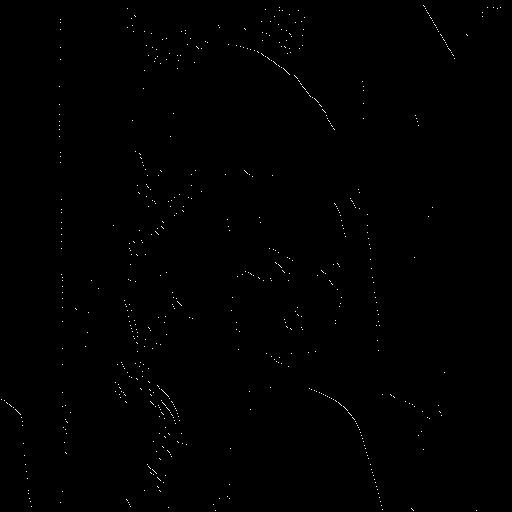
#> input picture hw4/hit and miss.jpg, 512 x 512 px
$ python image.py 'hit and miss.jpg'   (Python 2 division)
#> lines starting #> are read from the running program, lines starting #| are printed output that depends on the picture; after the words box and inside, x2 and y2 are one past the last pixel; in counts of white or black regions, pixels touching at a corner belong together
import sys, os
from PIL import Image, ImageDraw

DIR = os.path.dirname(os.path.realpath(__file__))

octogon = [
	[0,1,1,1,0],
	[1,1,1,1,1],
	[1,1,1,1,1],
	[1,1,1,1,1],
	[0,1,1,1,0]
]

Lpattern = [
	[1,1],
	[0,1]
]

class Kernel(object):
	def __init__(self, origin, pattern):
		points = [] #store all points relative to origin
		for y in xrange( len(pattern) ):
			for x in xrange( len(pattern[0]) ):
				# reverse matrix x and y
				if(pattern[y][x] == 1):
					points.append((x-origin[0],y-origin[1]))
		self.points = points

	def getPoints(self):
		return self.points

def binarizing(image):
	imageW = image.size[0]
	imageH = image.size[1]
	binaryThreshold = 128
	binaryImage = Image.new(image.mode, image.size, 0)
	binaryPixels = binaryImage.load()

	for x in xrange(imageW):
		for y in xrange(imageH):
			originalPixel = image.getpixel((x,y))
			if originalPixel < binaryThreshold:
				binaryPixels[x, y] = 0
			elif originalPixel >= binaryThreshold and originalPixel <= 255:
				binaryPixels[x, y] = 255

	return binaryImage


def reverse( image ):
	imageW = image.size[0]
	imageH = image.size[1]

	reverseImage = Image.new(image.mode, image.size, 0)
	reversePixels = reverseImage.load()

	for x in xrange(imageW):
		for y in xrange(imageH):
			originalPixel = image.getpixel((x,y))
			if( originalPixel == 255 ):
				reversePixels[x, y] = 0
			else:
				reversePixels[x, y] = 255

	return reverseImage

def intersect( image1, image2 ):
	imageW = image1.size[0]
	imageH = image1.size[1]

	intersectImage = Image.new(image1.mode, image1.size, 0)
	intersectPixels = intersectImage.load()

	for x in xrange(imageW):
		for y in xrange(imageH):
			image1Pixel = image1.getpixel((x,y))
			image2Pixel = image2.getpixel((x,y))
			if( image1Pixel == 255 and image2Pixel == 255 ):
				intersectPixels[x ,y] = 255
			else:
				intersectPixels[x ,y] = 0

	return intersectImage

def OR( image1, image2 ):
	imageW = image1.size[0]
	imageH = image1.size[1]

	orImage = Image.new(image1.mode, image1.size, 0)
	orPixels = orImage.load()

	for x in xrange(imageW):
		for y in xrange(imageH):
			image1Pixel = image1.getpixel((x,y))
			image2Pixel = image2.getpixel((x,y))
			if( image1Pixel == 255 or image2Pixel == 255 ):
				orPixels[x ,y] = 255
			else:
				orPixels[x ,y] = 0

	return orImage

def dilation( image, kernel ):
	imageW = image.size[0]
	imageH = image.size[1]
	dilationImage = Image.new(image.mode, image.size, 0)
	dilationPixels = dilationImage.load()

	for x in xrange(imageW):
		for y in xrange(imageH):
			originalPixel = image.getpixel((x,y))
			if( originalPixel == 255 ):
				for point in kernel.getPoints():
					# edge detect
					if( x+point[0]>=0 and x+point[0]<imageW and y+point[1]>=0 and y+point[1]<imageH ):
						dilationPixels[ x+point[0], y+point[1] ] = 255

	return dilationImage

def erosion( image, kernel ):
	imageW = image.size[0]
	imageH = image.size[1]
	erosionImage = Image.new(image.mode, image.size, 0)
	erosionPixels = erosionImage.load()

	for x in xrange(imageW):
		for y in xrange(imageH):
			originalPixel = image.getpixel((x,y))
			vaildate = True
			for point in kernel.getPoints():
				if( x+point[0]>=0 and x+point[0]<imageW and y+point[1]>=0 and y+point[1]<imageH ):
					if( image.getpixel((x+point[0],y+point[1]) ) != 255 ):
						vaildate = False
						break
				else:
					vaildate = False
					break
			if( vaildate ):
				erosionPixels[x, y] = 255

	return erosionImage

def opening( image, kernel ):
	return dilation( erosion(image, kernel), kernel )

def closing( image, kernel ):
	return erosion( dilation(image, kernel), kernel )

def hitAndMiss( image, jKernel, kKernel ):
	return intersect( erosion(image, jKernel), erosion( reverse(image), kKernel ) )

if( len( sys.argv ) == 2 ):
	im = Image.open( os.path.realpath(sys.argv[1]) )
#> im is the input picture: PIL image 512x512 L; min 0, max 255, mean 1.1
	binaryIM = binarizing(im)
#> in binarizing, `binaryImage = Image.new(image.mode, image.size, 0)`: binaryImage: PIL image 512x512 L; every value is 0
#> binaryIM: PIL image 512x512 L; 0.29% white in thin lines or dots
	octogonKernel = Kernel( (2,2), octogon )
	jKernel = Kernel( (1,0), Lpattern )
	kKernel = Kernel( (0,1), Lpattern )

	dilaImage = dilation(binaryIM, octogonKernel)
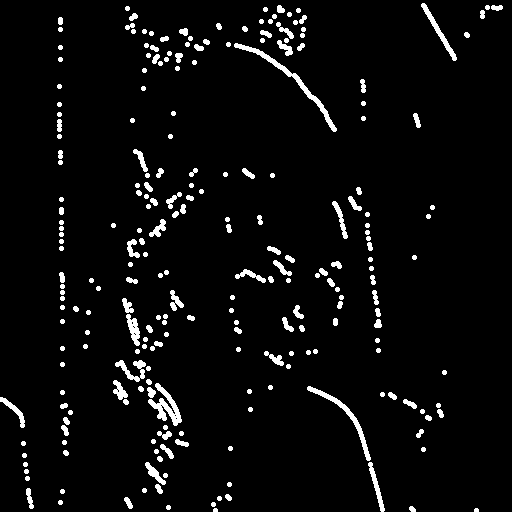
#> dilaImage: PIL image 512x512 L; 4.4% white; 242 white regions (2 under 20 px), largest, box (x1, y1, x2, y2) and area: (234, 43, 337, 132) 679, (148, 383, 182, 426) 542, (307, 386, 371, 461) 494
	dilaImage.save("%s/dilation.jpg" % DIR)

	erosImage = erosion(binaryIM, octogonKernel)
	erosImage.save("%s/erosion.jpg" % DIR)

	openImage = opening(binaryIM, octogonKernel)
	openImage.save("%s/opening.jpg" % DIR)

	closeImage = closing(binaryIM, octogonKernel)
#> in closing, `return erosion( dilation(image, kernel), kernel )`:
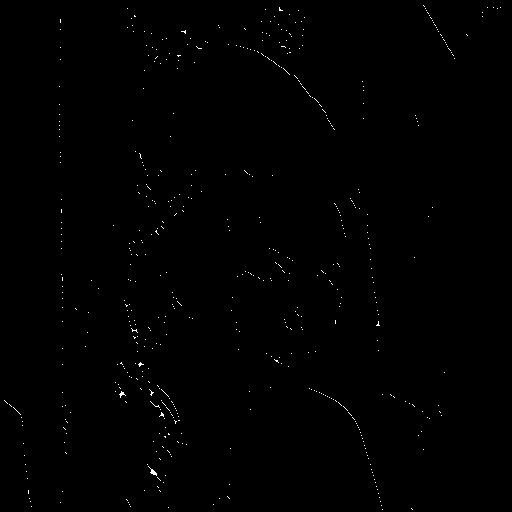
#> returned value: PIL image 512x512 L; 0.34% white in thin lines or dots
	closeImage.save("%s/closing.jpg" % DIR)

	hitImage = hitAndMiss(binaryIM, jKernel, kKernel)
#> in reverse, `imageW = image.size[0]`: imageW = 512
	hitImage.save("%s/hit and miss.jpg" % DIR)

else:
	print "ERROR: Image path is wrong. Please enter right image as second argument."
